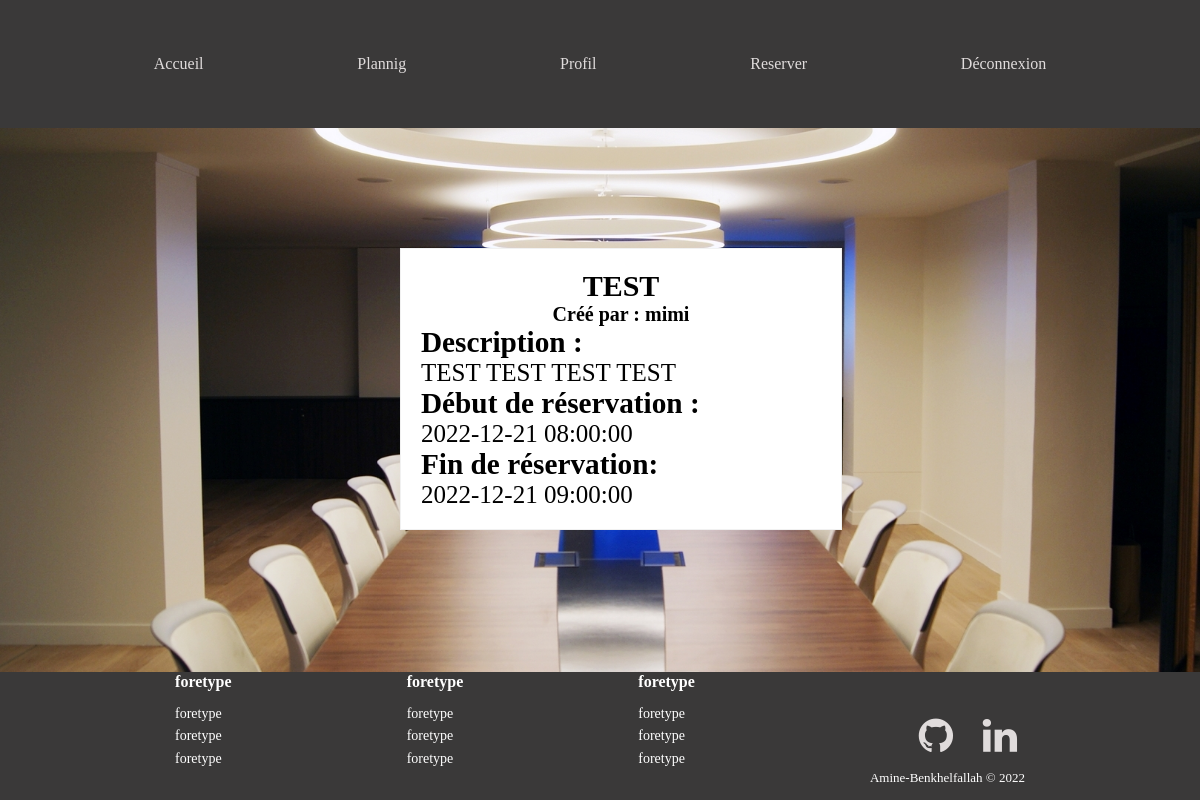
The app's page /reservation.php?id=58 (signed in) with its own data.
### tables this page shows
CREATE TABLE IF NOT EXISTS `reservations` (
  `id` int(11) NOT NULL AUTO_INCREMENT,
  `titre` varchar(255) NOT NULL,
  `description` text NOT NULL,
  `debut` datetime NOT NULL,
  `fin` datetime NOT NULL,
  `id_utilisateur` int(11) NOT NULL,
  PRIMARY KEY (`id`)
);

### reservation.php (the view, shortened to what this page needs)
<link rel="stylesheet" href="css/header.css"  />
<?php
    include 'header.php';
    include 'connect.php';
    $login = $_SESSION['login'];
            ?>
      <main>
      <div class="background">
                <div class="box_connexion_inscription">
                    <div id="container">
<?php if(isset($_SESSION['login']) && isset($_GET['id'])):
                $reservation_id = $_GET['id'];
                $requete_reservation = ("SELECT * FROM reservations WHERE `id` = '$reservation_id' ") ;
                $exec_requete_reservation = $connect -> query($requete_reservation);
                $reponse_fetch_array = $exec_requete_reservation -> fetch_array();
                $titre = $reponse_fetch_array['titre'];
                $description = $reponse_fetch_array['description'];
                $debut = $reponse_fetch_array['debut'];
                $fin = $reponse_fetch_array['fin'];
    ?>
        <form action="" method="POST" class ="formulaire">
                <h1><?= $titre ?></h1>
                <h2> Créé par :  <?= $login ?> </h2>
                <h3>Description :</h3>
                <p> <?= $description ?> </p>
                <h3>Début de réservation :</h3>
                <p> <?= $debut ?> </p>
                <h3>Fin de réservation:</h3>
                <p> <?= $fin ?> </p>
        </form>
        <?php else: ?>
            <h1>Créneau horaire</h1>
        <?php endif ?>
    </main>
    <?php include 'footer.php' ?>
</body>
</html>
      <?php include 'footer.php';  ?>

### css/header.css (style rules this page uses)
* { padding:0; margin: 0; }
.background { background-image:url(img2.jpg); height: 80vh; background-attachment: fixed; background-repeat: no-repeat; background-size: cover; }
form { width: 400px; border: 1px solid #f1f1f1; background: #fff; padding: 20px; display: flex; flex-direction: column; justify-content: center; }
#container { width:400px; margin:0 auto; padding-top: 120px; font-size: 25px; }
h1 { color:black; text-align: center; font-size: 30px }
h2 { color:black; text-align: center; font-size: 20px }
body { background-image:url(img2.jpg); height: 80vh; background-attachment: fixed; background-repeat: no-repeat; background-size: cover; }

### records on screen
reservations: titre "TEST", description "TEST TEST TEST TEST", debut "2022-12-21 08:00:00", fin "2022-12-21 09:00:00"

### other values on screen
$login "mimi"
